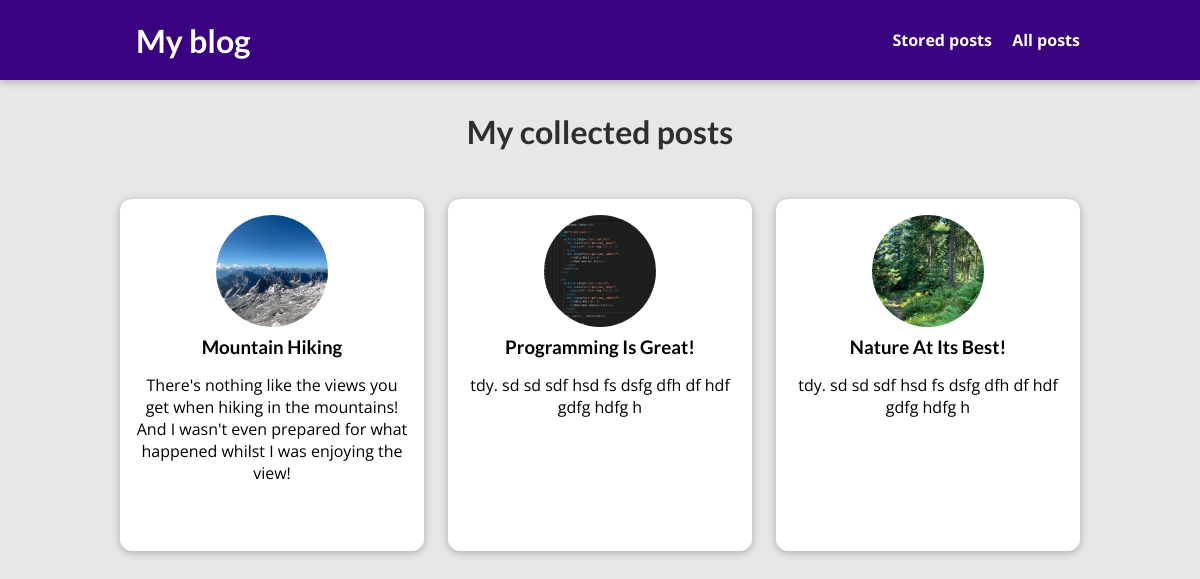
/posts/, run on the app's committed database.
### blog/models.py (models this page shows, shortened)
class Post(models.Model):
    title = models.CharField(max_length=100)
    excerpt = models.CharField(max_length=200)
    image = models.ImageField(upload_to='posts', null=True)
    date = models.DateField(auto_now=True)
    slug = models.SlugField(db_index=True, unique=True)
    content = models.TextField(validators=[MinLengthValidator(10)])
    author = models.ForeignKey(Author, on_delete=models.SET_NULL, null=True, related_name='posts')
    tags = models.ManyToManyField(Tag)

### blog/views.py (the view)
# urls.py: path('posts/', views.PostsView.as_view(), name='posts'),
class PostsView(ListView):
    template_name = 'blog/posts.html'
    model = Post
    ordering = ['-date']
    context_object_name = 'posts'

### blog/templates/blog/posts.html (shortened to what this page needs)
{% extends 'base.html' %}
{% load static %}
{% block static_styles %}
<link rel="stylesheet" href="{% static 'blog/post.css' %}" />
<link rel="stylesheet" href="{% static 'blog/posts.css' %}" />
{% endblock %}
{% block content %}
<section id="all-posts">
    <h2>My collected posts</h2>
    <ul>
        {% for post in posts %}
        {% include 'blog/includes/post.html' %}
        {% endfor %}
    </ul>
</section>
{% endblock %}

### blog/templates/blog/includes/post.html
{% load static %}
<li>
    <article class="post">
        <a href="{% url 'post' post.slug %}">
            <img src="{{ post.image.url }}" alt="{{ post.title }}" />
            <div class="post__content">
                <h3>{{ post.title }}</h3>
                <p>{{ post.excerpt }}</p>
            </div>
        </a>
    </article>
</li>

### static/app.css (style rules this page uses)
* { box-sizing: border-box; }
html { font-family: 'Open Sans', 'Lato', sans-serif; }
body { margin: 0; }
h1, h2, h3 { font-family: 'Lato', sans-serif; font-weight: bold; }

### blog/static/blog/post.css (style rules this page uses)
.post { display: flex; flex-direction: column; align-items: center; text-align: center; }
.post a { text-decoration: none; color: black; transition: all 0.2s ease; padding: 1rem; }
.post img { width: 5rem; height: 5rem; object-fit: cover; border-radius: 50%; }
.post h3 { margin: 0.25rem 0; }

### blog/static/blog/posts.css (style rules this page uses)
body { background-color: #e7e7e7; }
#all-posts { margin: 7rem auto; width: 90%; max-width: 60rem; }
#all-posts h2 { text-align: center; font-size: 2rem; color: #2e2e2e; margin: 3rem 0; }
ul { list-style: none; margin: 0; padding: 0; display: grid; grid-template-columns: repeat(auto-fill, minmax(17rem, 1fr)); gap: 1.5rem; }
.post img { width: 7rem; height: 7rem; }
.post a { height: 22rem; transform-origin: center; box-shadow: 0 2px 8px rgba(0, 0, 0, 0.25); border-radius: 12px; background-color: white; }

### data on the page
Post: image (picture), title "Mountain Hiking", excerpt "There's nothing like the views you get when hiking in the mountains! And I wasn't even prepared for what happened whilst I was enjoying the view!"
Post: image (picture), title "Programming Is Great!", excerpt "tdy. sd sd sdf hsd fs dsfg dfh df hdf gdfg hdfg h"
Post: image (picture), title "Nature At Its Best!", excerpt "tdy. sd sd sdf hsd fs dsfg dfh df hdf gdfg hdfg h"
